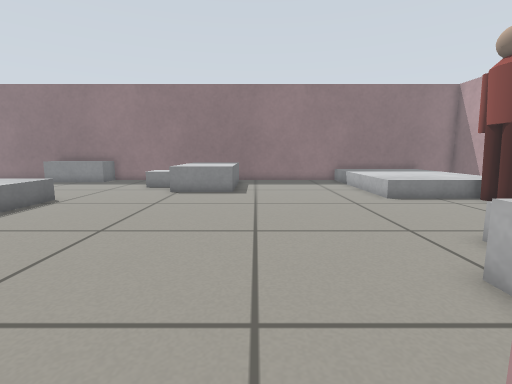
View 1 (above)

24 first-person views from a walk through a Gazebo world. The camera is 0.5 m above the floor, tilts 8° down and sees 85° across. The lines on the ground mark 1 m squares. The floor is counted in squares, 0.25 m on a side. Each view is taken from the middle of a square. On the plan, view 1 faces up. The plan holds only what a view shows up to about 16 squares ahead; the rest is blank. Simple shapes stand in for some stock models.

View 2
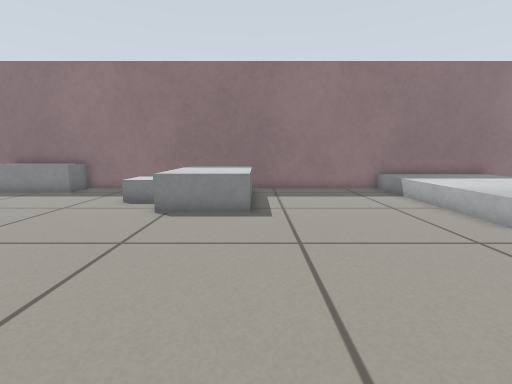

View 3
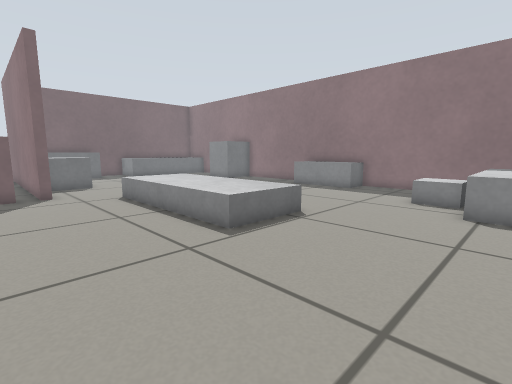

View 4
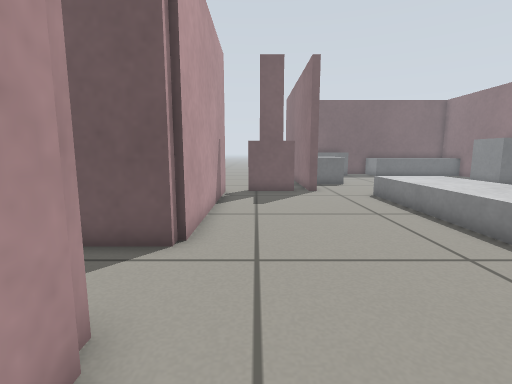

View 5
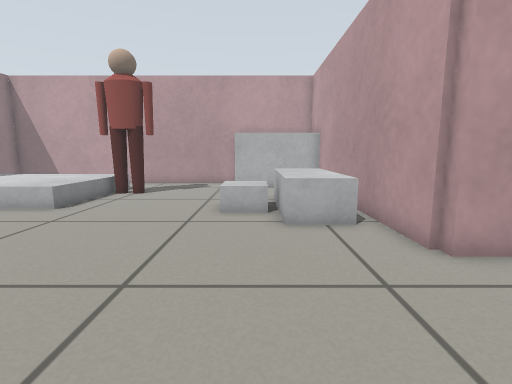

View 6
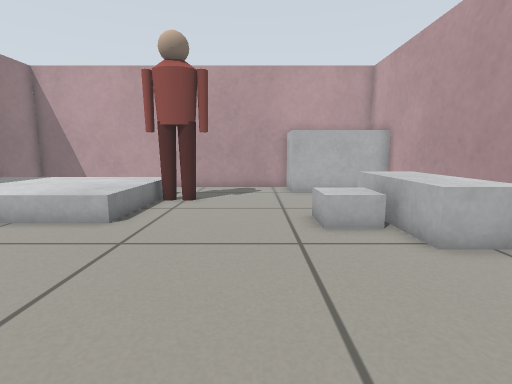

View 7
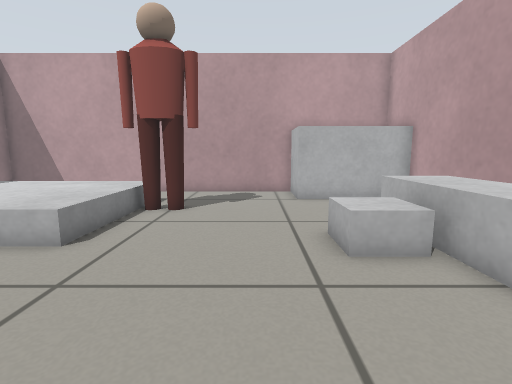

View 8
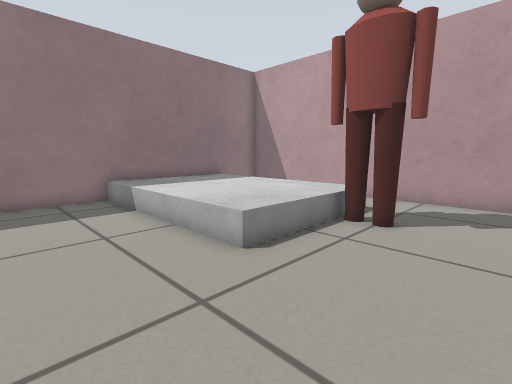

View 9
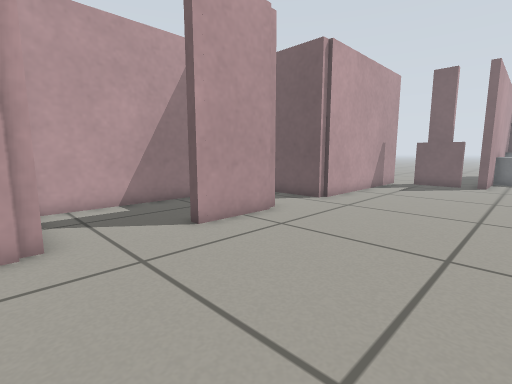

View 10
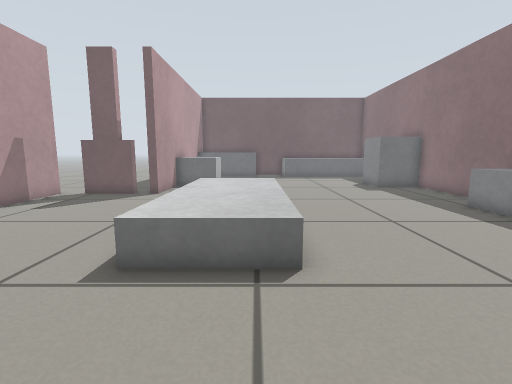

View 11
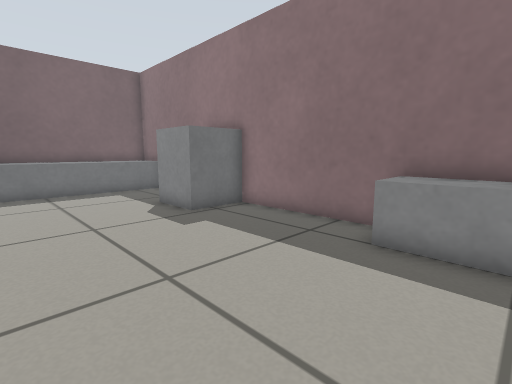

View 12
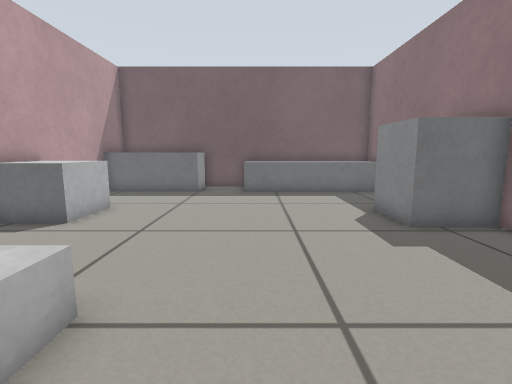

View 13
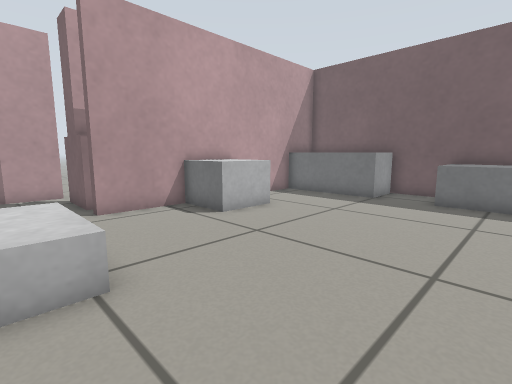

View 14
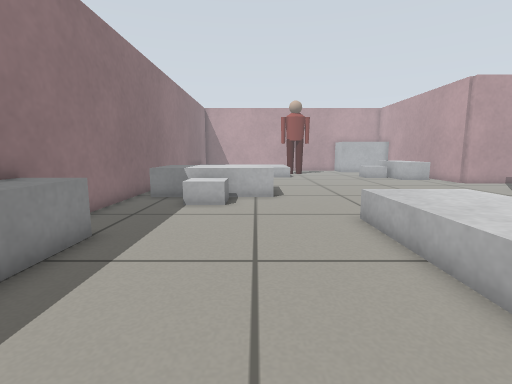

View 15
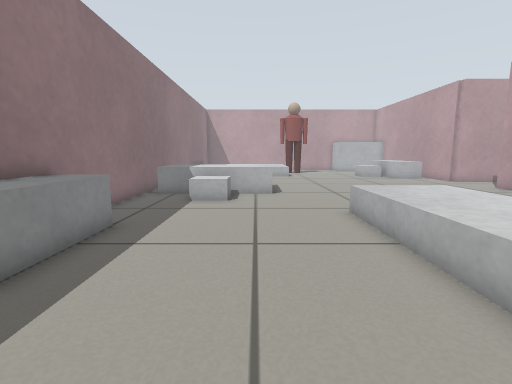

View 16
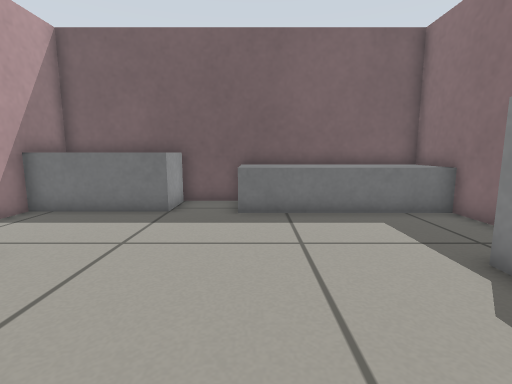

View 17
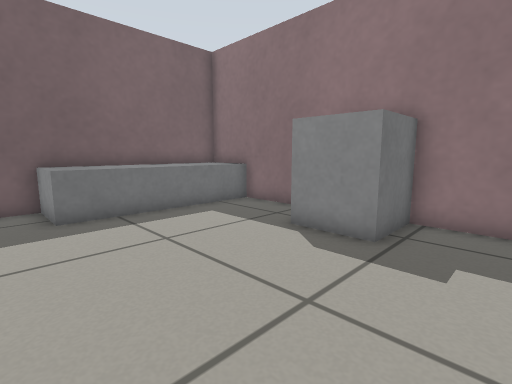

View 18
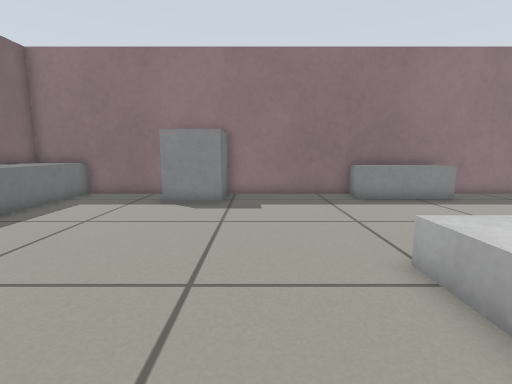

View 19
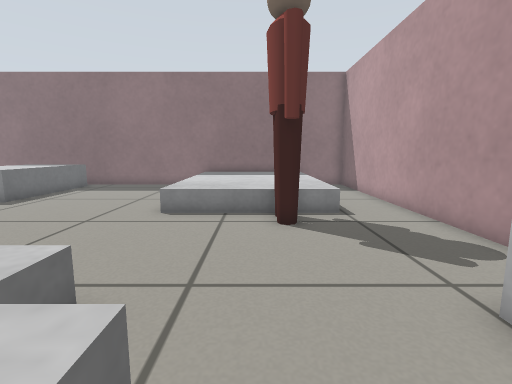

View 20
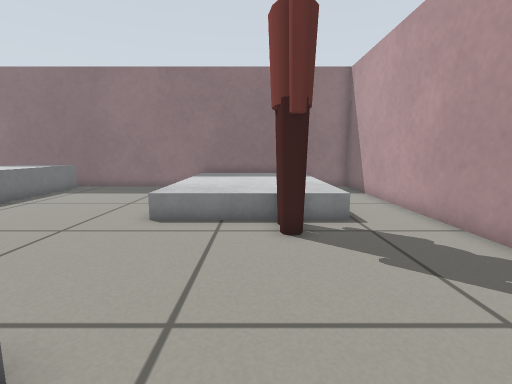

View 21
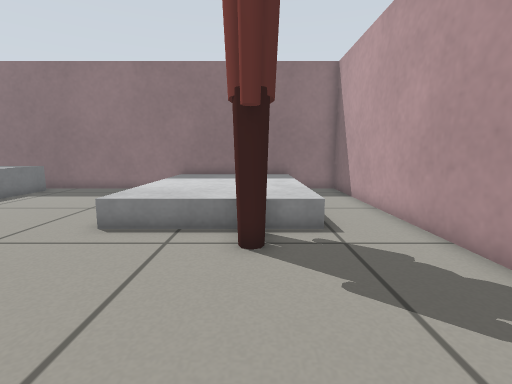

View 22
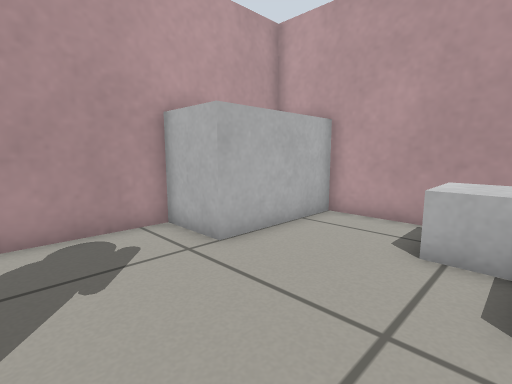

View 23
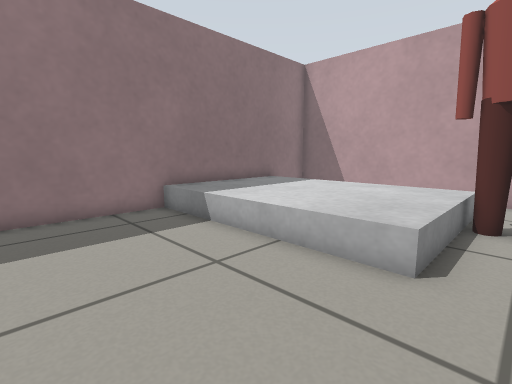

View 24
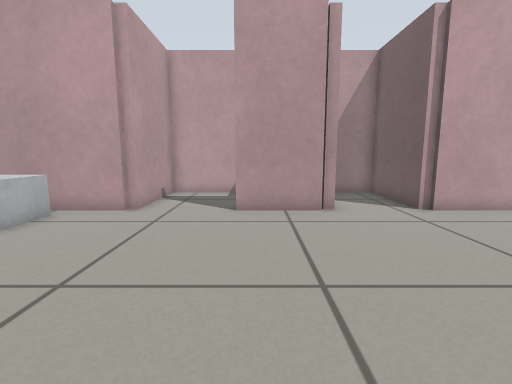

### Floor plan
Key: @ floor where view 1 was taken; # wall or solid block; . floor; = window, fence, low wall or low ledge; B grey box; P person.
Columns run from 30 left of view 1 to 15 right of it. Each row starts with its distance up from view 1.
 21 #############################################
 20 #BBB...   B.....BBBBB.....B B.......BBBBBBB.##
 19 #BBB...B BB.....BBBBB.....BBBB......BBBBBBB.##
 18 #BBB....BB..............B BBBB......BBBBBBB.##
 17 #BBB....................BBBBBB......BBBBBBB.##
 16 #BBB....................BBBBBB......BBBBBBB.##
 15 #BBB......................BBBB......BBBBBBB.##
 14 #BBB......................BBB.......BBBBBBB.##
 13 #BB.................................BBBBPBB.##
 12 #.............BBBBBBBB..............BBBPPB..##
 11 #BBB..........BBBBBBBB.................PP...##
 10 #  B..........BBBBBBBB..................P...##
  9 #  B...BBB....BBBBBBBB......................##
  8 #  B...BBB.................................. #
  7 #  B...BBB.................................. #
  6 #############......................BBB....BBB#
  5          ...=......................BBB....B B#
  4             #.....................BBBBB...B B#
  3             #.....................BBBBB...B B#
  2            .......................BBBBB...B B#
  1            ..#########..####...##############
  0                      #..   ...@#
 -1                      #..   ....#
 -2                      #..  .....#
 -3                      ###########

Where each view was taken, in squares from view 1:
view 1: 0 up, 0 right, facing up
view 2: 5 up, 1 left, facing up
view 3: 4 up, 3 left, facing up-left
view 4: 3 up, 3 left, facing left
view 5: 5 up, 4 left, facing right
view 6: 8 up, 2 left, facing right
view 7: 8 up, 0 right, facing right
view 8: 8 up, 2 right, facing up-right
view 9: 8 up, 2 right, facing down-left
view 10: 11 up, 4 left, facing left
view 11: 13 up, 12 left, facing up-left
view 12: 14 up, 13 left, facing left
view 13: 16 up, 15 left, facing down-left
view 14: 15 up, 17 left, facing right
view 15: 15 up, 18 left, facing right
view 16: 14 up, 18 left, facing left
view 17: 12 up, 18 left, facing up-left
view 18: 7 up, 19 left, facing up
view 19: 3 up, 9 right, facing up
view 20: 4 up, 9 right, facing up
view 21: 5 up, 10 right, facing up
view 22: 10 up, 7 right, facing down-right
view 23: 11 up, 1 right, facing up-right
view 24: 11 up, 3 left, facing down
